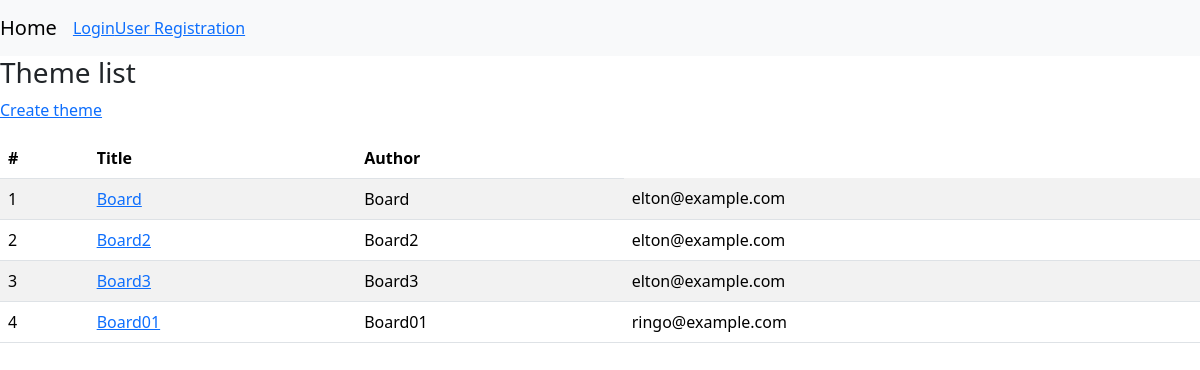
The app's page /boards/list_themes/, older data.
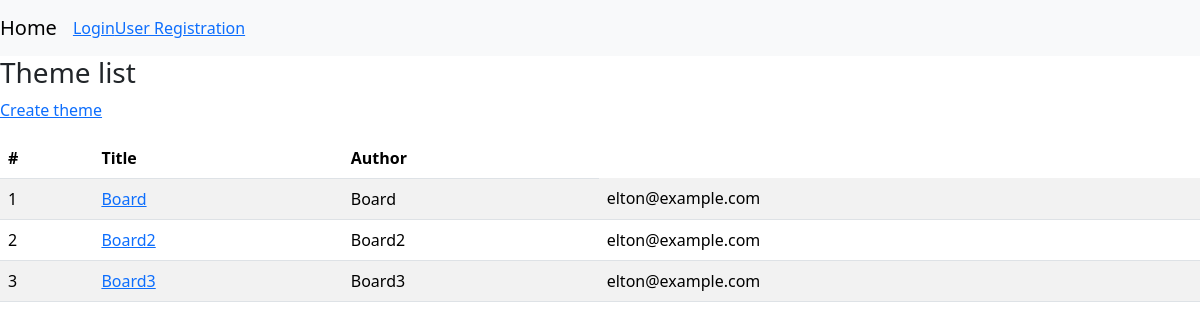
The same page, newer data.
### boards/models.py (models this page shows)
class Themes(models.Model):
    title = models.CharField(max_length=255)
    user = models.ForeignKey(
        "accounts.Users",
        on_delete=models.CASCADE
    )
    objects = ThemesManager()
    class Meta:
        db_table = 'thems'

### accounts/models.py (models this page shows)
class Users(AbstractBaseUser, PermissionsMixin):
    username = models.CharField(max_length=255)
    age = models.PositiveIntegerField()
    email = models.EmailField(max_length=25, unique=True)
    is_active = models.BooleanField(default=False)
    is_staff = models.BooleanField(default=False)
    picture = models.FileField(null=True, upload_to="picture/")
    objects = UserManager()
    USERNAME_FIELD = "email"
    REQUIRED_FIELDS = ["username"]
    class Meta:
        db_table = 'users'

### boards/views.py (the view)
# urls.py: path("list_themes/", views.list_themes, name="list_themes"),
def list_themes(request):
    themes = Themes.objects.fetch_all_theme()
    return render(request, "boards/list_themes.html",
                  context={
                      "themes": themes
                  })

### boards/models.py (called while the page is built)
    def fetch_all_theme(self):
        return self.order_by("id").all()

### templates/boards/list_themes.html (shortened to what this page needs)
{% extends 'base.html' %}
{% block content %}
<h3>Theme list</h3>
<p><a href="{% url 'boards:create_theme' %}" class=n"avbar-brand">Create theme</a></p>
<table class="table table-striped table-hover">
    <thead>
        <tr>
            <th>#</th>
            <th>Title</th>
            <th>Author</th>
        </tr>
    </thead>
    <tbody>
        {% for theme in themes %}
        <tr>
            <td>{{ forloop.counter }}</td>
            <td><a href="{% url 'boards:post_comment' theme_id=theme.id %}">{{ theme.title }}</a></td>
            <td>{{ theme.title }}</td>
            {% if theme.user.id == user.id %}
            <td><a href="{% url 'boards:edit_theme' id=theme.id %}">{{ theme.user }}</a></td>
            {% else %}
            <td>{{ theme.user }}</td>
            {% endif %}
        </tr>
        {% endfor %}
    </tbody>
</table>
{% endblock  %}

Row changes from the older to the newer data that the page shows:
removed Themes: title "Board01", user "ringo@example.com"
